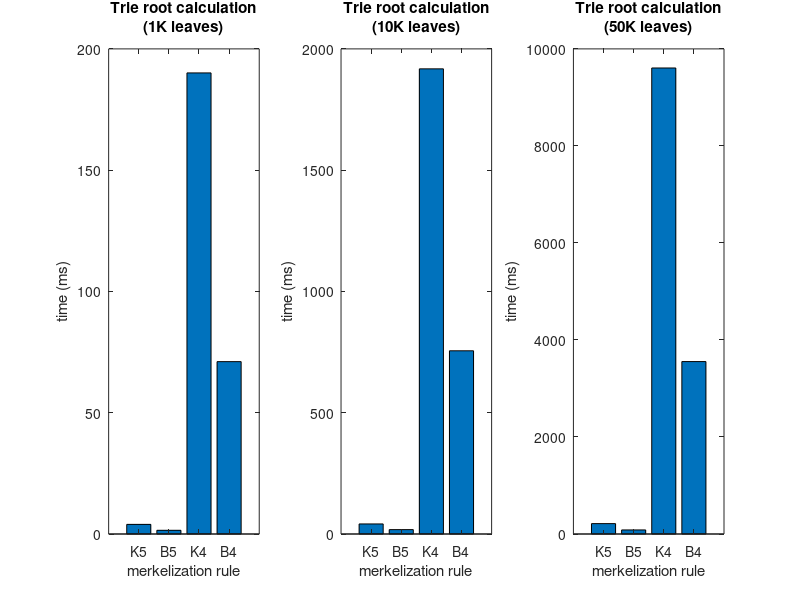

This chart was generated by the following MATLAB code:
bench = [
  3966765,    41485660,  214235725;
  1528835,    18104101,   83836059;
190096322,  1917772464, 9606306400;
 71066564,   755385516, 3554506377]

subplot(1,3,1)
bar(bench(:,1)/1000000)
title("Trie root calculation\n(1K leaves)")
ylabel("time (ms)")
xlabel("merkelization rule")
set(gca, "xticklabel", ["K5"; "B5"; "K4"; "B4"])

subplot(1,3,2)
bar(bench(:,2)/1000000)
title("Trie root calculation\n(10K leaves)")
ylabel("time (ms)")
xlabel("merkelization rule")
set(gca, "xticklabel", ["K5"; "B5"; "K4"; "B4"])

subplot(1,3,3)
bar(bench(:,3)/1000000)
title("Trie root calculation\n(50K leaves)")
ylabel("time (ms)")
xlabel("merkelization rule")
set(gca, "xticklabel", ["K5"; "B5"; "K4"; "B4"])